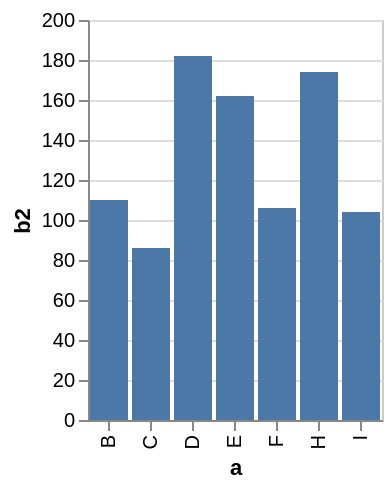

Describe this chart as a Vega-Lite specification.
### Vega specification from a JSON file in a GitHub repository (floating-point values rounded to 4 significant figures)
{"$schema": "https://vega.github.io/schema/vega/v3.0.json", "description": "A simple bar chart with embedded data that uses a filter and calculate.", "autosize": "pad", "padding": 5, "encode": {"update": {"stroke": {"value": "#ccc"}, "fill": {"value": "transparent"}}}, "data": [{"name": "source_0", "values": [{"a": "A", "b": 28}, {"a": "B", "b": 55}, {"a": "C", "b": 43}, {"a": "G", "b": 19}, {"a": "H", "b": 87}, {"a": "I", "b": 52}, {"a": "D", "b": 91}, {"a": "E", "b": 81}, {"a": "F", "b": 53}]}, {"name": "data_0", "source": "source_0", "transform": [{"type": "formula", "expr": "2*datum.b", "as": "b2"}, {"type": "filter", "expr": "datum.b2 > 60"}, {"type": "filter", "expr": "datum[\"b2\"] !== null && !isNaN(datum[\"b2\"])"}]}], "signals": [{"name": "width", "update": "bandspace(domain('x').length, 0.1, 0.05) * 21"}, {"name": "height", "update": "200"}], "marks": [{"name": "marks", "type": "rect", "role": "bar", "from": {"data": "data_0"}, "encode": {"update": {"x": {"scale": "x", "field": "a"}, "width": {"scale": "x", "band": true}, "y": {"scale": "y", "field": "b2"}, "y2": {"scale": "y", "value": 0}, "fill": {"value": "#4c78a8"}}}}], "scales": [{"name": "x", "type": "band", "domain": {"data": "data_0", "field": "a", "sort": true}, "range": {"step": 21}, "round": true, "paddingInner": 0.1, "paddingOuter": 0.05}, {"name": "y", "type": "linear", "domain": {"data": "data_0", "field": "b2"}, "range": [200, 0], "round": true, "nice": true, "zero": true}], "axes": [{"scale": "x", "orient": "bottom", "tickCount": 5, "title": "a", "zindex": 1, "encode": {"labels": {"update": {"angle": {"value": 270}, "align": {"value": "right"}, "baseline": {"value": "middle"}}}}}, {"scale": "y", "orient": "left", "title": "b2", "zindex": 1}, {"scale": "y", "domain": false, "grid": true, "labels": false, "orient": "left", "ticks": false, "zindex": 0, "gridScale": "x"}]}
